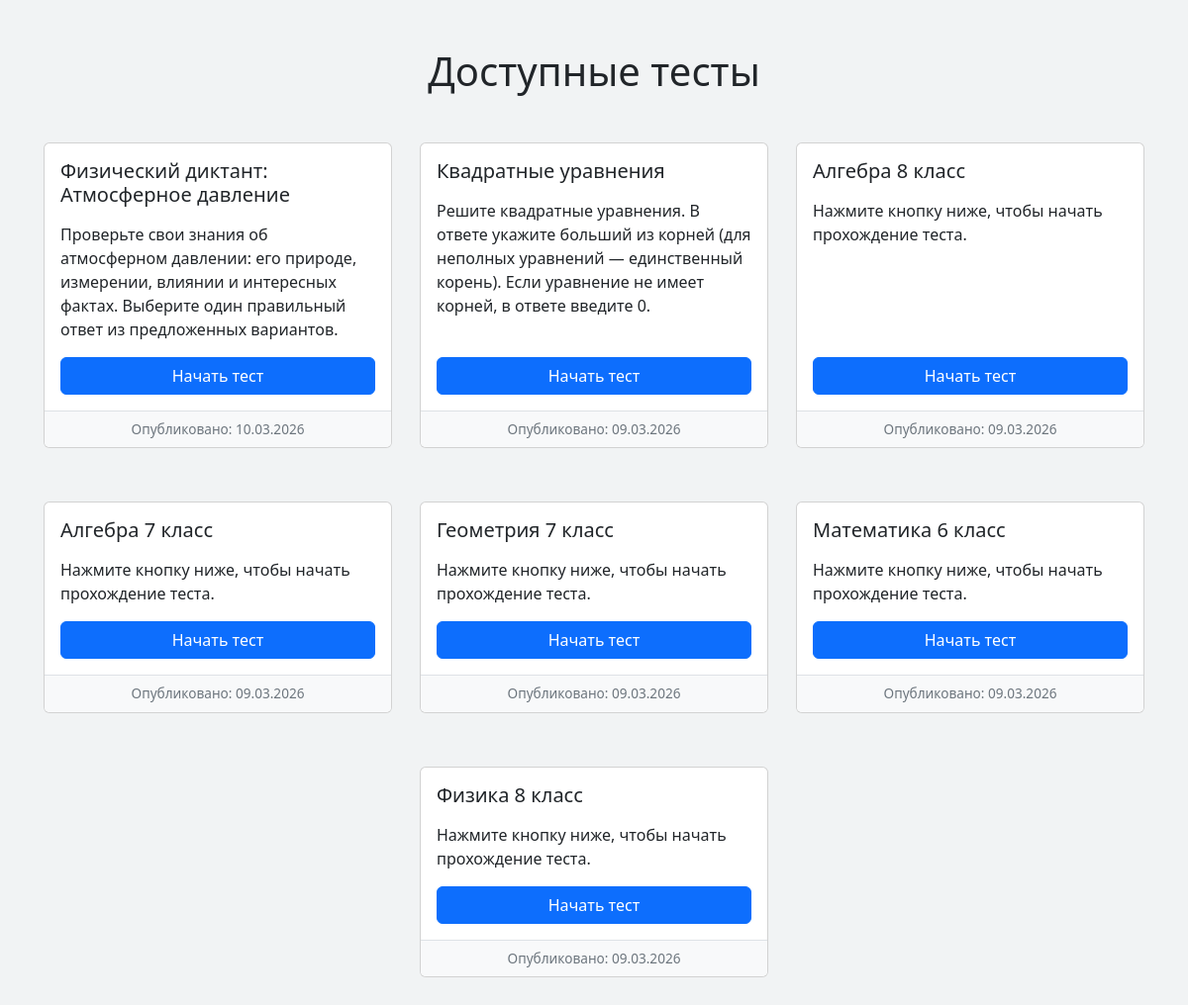
The page / on the database its author committed.
### testsystem/models.py (models this page shows, shortened)
class Test(models.Model):
    title = models.CharField("Название теста", max_length=255)
    description = models.TextField("Описание теста", blank=True)
    published_date = models.DateTimeField("Дата публикации", auto_now_add=True)

### testsystem/views.py (the view)
# urls.py: path('', views.index, name='index'),
def index(request):
    tests = Test.objects.all().order_by('-id')  # новые сверху
    return render(request, 'testsystem/index.html', {'tests': tests})

### testsystem/templates/testsystem/index.html (shortened to what this page needs)
{% load static %}
<!DOCTYPE html>
<html lang="ru">
<head>
<link href="https://cdn.jsdelivr.net/npm/bootstrap@5.3.2/dist/css/bootstrap.min.css" rel="stylesheet">
</head>
<body>
<div class="container py-5">
<h1 class="text-center mb-5">Доступные тесты</h1>
<div class="row justify-content-center g-4">
{% for test in tests|dictsortreversed:"id" %}
<div class="col-12 col-md-6 col-lg-4 d-flex justify-content-center">
<div class="card">
<div class="card-body d-flex flex-column justify-content-between">
<h5 class="card-title">{{ test.title }}</h5>
{% if test.description %}
<p class="card-text mt-2 mb-3">{{ test.description }}</p>
{% else %}
<p class="card-text mt-2 mb-3">Нажмите кнопку ниже, чтобы начать прохождение теста.</p>
{% endif %}
<a href="{% url 'test' test.id %}" class="btn btn-primary mt-auto">
Начать тест
</a>
</div>
{% if test.published_date %}
<div class="card-footer">
Опубликовано: {{ test.published_date|date:"d.m.Y" }}
</div>
{% endif %}
</div>
</div>
{% endfor %}
</div>
</div>
</body>
</html>

### testsystem/templates/testsystem/index.html (style rules this page uses)
body { background: #f1f3f4; font-family: system-ui, -apple-system, BlinkMacSystemFont, "Segoe UI"; }
.card { display: flex; flex-direction: column; justify-content: space-between; margin-bottom: 30px; width: 100%; max-width: 22rem; }
.card-footer { background: #f8f9fa; font-size: 0.85rem; color: #6c757d; text-align: center; border-top: 1px solid #dee2e6; padding: 8px 0; }

### rows shown on the page
Test: title "Физический диктант: Атмосферное давление", description "Проверьте свои знания об атмосферном давлении: его природе, измерении, влиянии и интересных фактах. Выберите один правильный ответ из предложенных вариантов.", published_date "10.03.2026"
Test: title "Квадратные уравнения", description "Решите квадратные уравнения. В ответе укажите больший из корней (для неполных уравнений — единственный корень). Если уравнение не имеет корней, в ответе введите 0.", published_date "09.03.2026"
Test: title "Алгебра 8 класс", shows "Нажмите кнопку ниже, чтобы начать прохождение теста.", published_date "09.03.2026"
Test: title "Алгебра 7 класс", shows "Нажмите кнопку ниже, чтобы начать прохождение теста.", published_date "09.03.2026"
Test: title "Геометрия 7 класс", shows "Нажмите кнопку ниже, чтобы начать прохождение теста.", published_date "09.03.2026"
Test: title "Математика 6 класс", shows "Нажмите кнопку ниже, чтобы начать прохождение теста.", published_date "09.03.2026"
Test: title "Физика 8 класс", shows "Нажмите кнопку ниже, чтобы начать прохождение теста.", published_date "09.03.2026"
